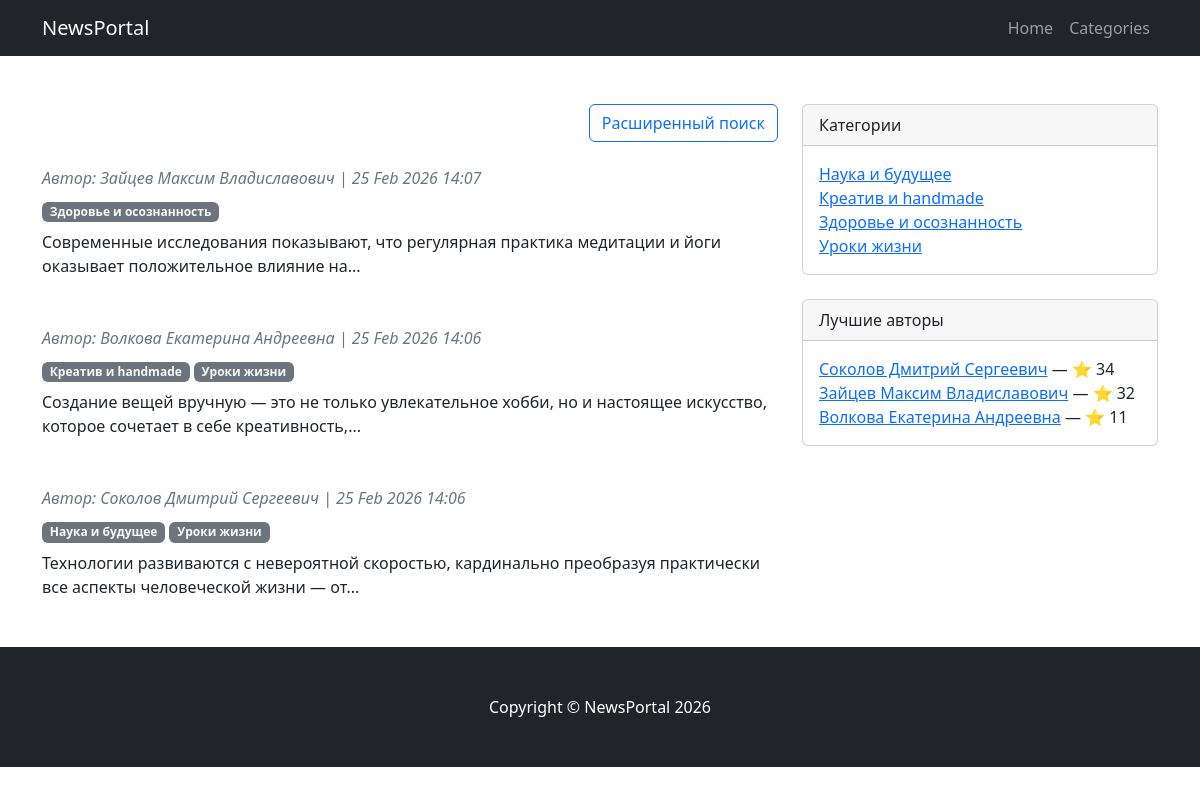
The page /news/ on the database as committed earlier.
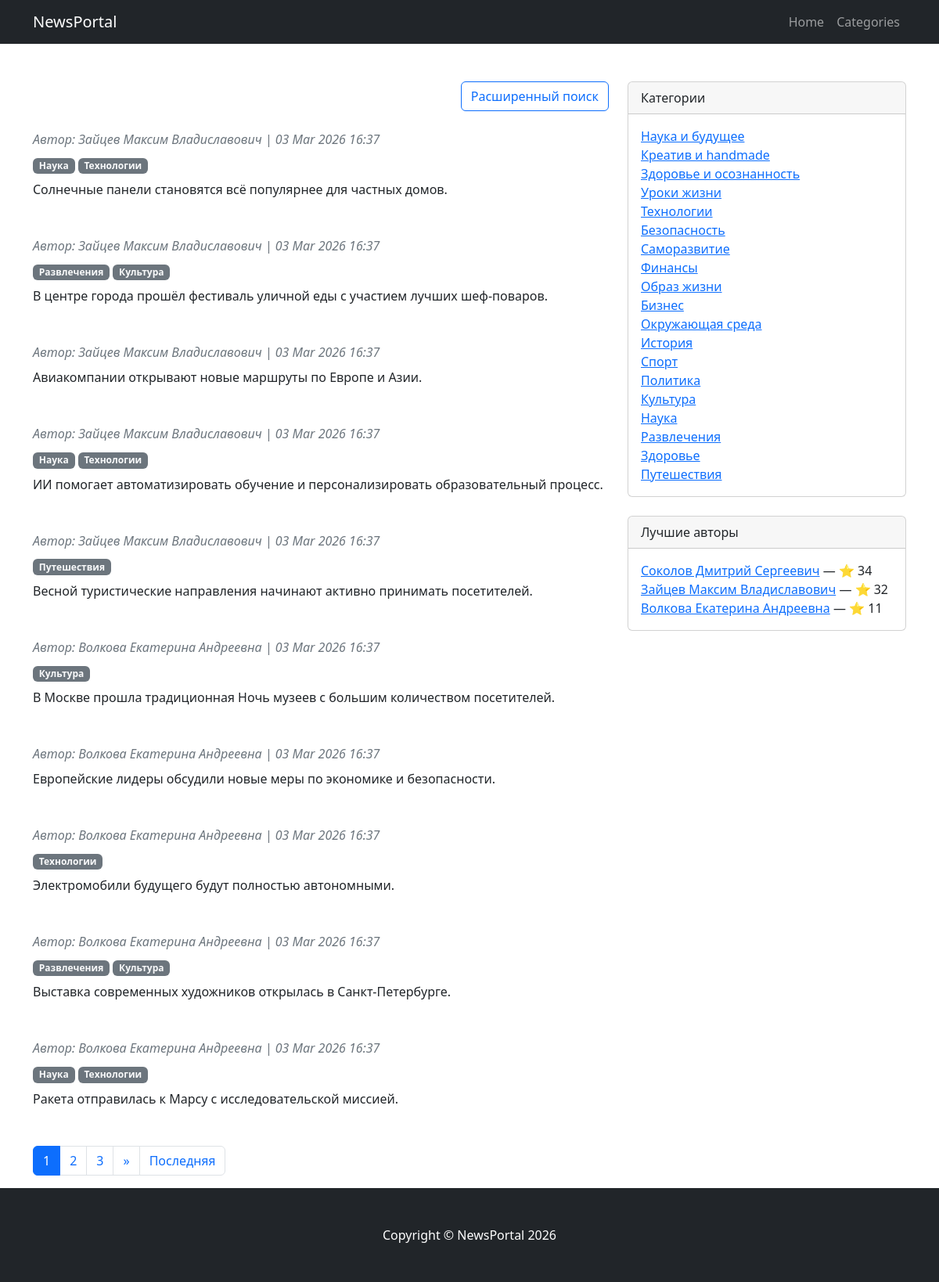
The same page on the database as committed later.
### NewsPortal/models.py (models this page shows, shortened)
class Post(models.Model):
    name = models.CharField(max_length=50)
    author = models.ForeignKey(Author, on_delete=models.CASCADE)
    type_post = models.CharField(max_length=20, choices=POST_CHOICES)
    time_create = models.DateTimeField(auto_now_add=True)
    categories = models.ManyToManyField(Categories, through='PostCategories')
    content = models.TextField()
    rating_post = models.IntegerField(default=0)
    def preview(self):
        snippet = self.content[:124]
        if len(self.content) > 124:
            snippet = snippet.rsplit(' ', 1)[0]
            return snippet + '...'
        return snippet

class Author(models.Model):
    user = models.OneToOneField(User, on_delete=models.CASCADE)
    rating_author = models.IntegerField(default=0)

class Categories(models.Model):
    name_categories = models.CharField(max_length=255, unique=True)

### NewsPortal/views.py (the view)
# urls.py: path('news/', PostListView.as_view(), name='post_list'),
class PostListView(ListView):
    model = Post
    template_name = 'post_list.html'
    context_object_name = 'posts'
    ordering = ['-time_create']
    paginate_by = 10
    def get_context_data(self, **kwargs):
        context = super().get_context_data(**kwargs)
        context['categories'] = Categories.objects.all()  # добавляем категории
        context['top_authors'] = Author.objects.order_by(
            '-rating_author'
        )[:5]
        return context
    def get_queryset(self):
        return Post.objects.annotate(num_comments=Count('comment')).order_by('-time_create')

### NewsPortal/templatetags/custom_filters.py (called while the page is built)
@register.filter
def censor(value):
    if not isinstance(value, str):
        return value
    pattern = r'\b(' + '|'.join(re.escape(word) for word in BAD_WORDS) + r')\b'
    def replace_with_stars(match):
        word = match.group()
        return word[0] + '*' * (len(word) - 1)
    return re.sub(pattern, replace_with_stars, value, flags=re.IGNORECASE)

### templates/post_list.html (shortened to what this page needs)
{% extends 'flatpages/default.html' %}
{% load custom_filters %}
{% block content %}
<div class="row">
    <div class="col-lg-8">
        <div class="mb-4 d-flex justify-content-end">
            <a href="{% url 'post_search' %}" class="btn btn-outline-primary">
                Расширенный поиск
            </a>
        </div>
        {% for post in posts %}
        <article class="mb-5">
            <header class="mb-2">
                <div class="text-muted fst-italic mb-2">
                    Автор: {{ post.author.user.username }} | {{ post.time_create|date:"d M Y H:i" }}
                </div>
                {% for category in post.categories.all %}
                    <a class="badge bg-secondary text-decoration-none link-light" href="{% url 'posts_by_category' category.id %}">
                        {{ category.name_categories }}
                    </a>
                {% endfor %}
            </header>
            <p>{{ post.preview | censor }}</p>
        </article>
        {% empty %}
        <p>Постов пока нет.</p>
        {% endfor %}
        {% if is_paginated %}
        <nav>
            <ul class="pagination">
                {% for num in paginator.page_range %}
                    {% if num >= page_obj.number|add:-2 and num <= page_obj.number|add:2 %}
                        {% if page_obj.number == num %}
                            <li class="page-item active"><span class="page-link">{{ num }}</span></li>
                        {% else %}
                            <li class="page-item"><a class="page-link" href="?page={{ num }}">{{ num }}</a></li>
                        {% endif %}
                    {% endif %}
                {% endfor %}
                {% if page_obj.has_next %}
                    <li class="page-item"><a class="page-link" href="?page={{ page_obj.next_page_number }}">»</a></li>
                    <li class="page-item"><a class="page-link" href="?page={{ paginator.num_pages }}">Последняя</a></li>
                {% endif %}
            </ul>
        </nav>
        {% endif %}
    </div>
    <div class="col-lg-4">
        <div class="card mb-4">
            <div class="card-header">Категории</div>
            <div class="card-body">
                <ul class="list-unstyled mb-0">
                    {% for category in categories %}
                        <li><a href="{% url 'posts_by_category' category.id %}">{{ category.name_categories }}</a></li>
                    {% endfor %}
                </ul>
            </div>
        </div>
        <div class="card mb-4">
            <div class="card-header">Лучшие авторы</div>
            <div class="card-body">
                <ul class="list-unstyled mb-0">
                    {% for author in top_authors %}
                        <li>
                            <a href="{% url 'author_detail' author.id %}">{{ author.user.username }}</a>
                            — ⭐ {{ author.rating_author }}
                        </li>
                    {% endfor %}
                </ul>
            </div>
        </div>
    </div>
</div>
{% endblock %}

Rows that differ between the two databases and show on the page:
no longer on this page (row unchanged): Post: author.user.username "Зайцев Максим Владиславович", time_create "25 Feb 2026 14:07", preview|censor "Современные исследования показывают, что регулярная практика медитации и йоги оказывает положительное влияние на...", Categories (name_categories "Здоровье и осознанность")
no longer on this page (row unchanged): Post: author.user.username "Волкова Екатерина Андреевна", time_create "25 Feb 2026 14:06", preview|censor "Создание вещей вручную — это не только увлекательное хобби, но и настоящее искусство, которое сочетает в себе креативность,...", Categories (name_categories "Креатив и handmade"), Categories (name_categories "Уроки жизни")
no longer on this page (row unchanged): Post: author.user.username "Соколов Дмитрий Сергеевич", time_create "25 Feb 2026 14:06", preview|censor "Технологии развиваются с невероятной скоростью, кардинально преобразуя практически все аспекты человеческой жизни — от...", Categories (name_categories "Наука и будущее"), Categories (name_categories "Уроки жизни")
added Post: author.user.username "Зайцев Максим Владиславович", time_create "03 Mar 2026 16:37", preview|censor "Солнечные панели становятся всё популярнее для частных домов."
added Categories: name_categories "Наука"
added Categories: name_categories "Технологии"
added Post: author.user.username "Зайцев Максим Владиславович", time_create "03 Mar 2026 16:37", preview|censor "В центре города прошёл фестиваль уличной еды с участием лучших шеф-поваров."
added Categories: name_categories "Развлечения"
added Categories: name_categories "Культура"
added Post: author.user.username "Зайцев Максим Владиславович", time_create "03 Mar 2026 16:37", preview|censor "Авиакомпании открывают новые маршруты по Европе и Азии."
added Post: author.user.username "Зайцев Максим Владиславович", time_create "03 Mar 2026 16:37", preview|censor "ИИ помогает автоматизировать обучение и персонализировать образовательный процесс."
added Post: author.user.username "Зайцев Максим Владиславович", time_create "03 Mar 2026 16:37", preview|censor "Весной туристические направления начинают активно принимать посетителей."
added Categories: name_categories "Путешествия"
added Post: author.user.username "Волкова Екатерина Андреевна", time_create "03 Mar 2026 16:37", preview|censor "В Москве прошла традиционная Ночь музеев с большим количеством посетителей."
added Post: author.user.username "Волкова Екатерина Андреевна", time_create "03 Mar 2026 16:37", preview|censor "Европейские лидеры обсудили новые меры по экономике и безопасности."
added Post: author.user.username "Волкова Екатерина Андреевна", time_create "03 Mar 2026 16:37", preview|censor "Электромобили будущего будут полностью автономными."
added Post: author.user.username "Волкова Екатерина Андреевна", time_create "03 Mar 2026 16:37", preview|censor "Выставка современных художников открылась в Санкт-Петербурге."
added Post: author.user.username "Волкова Екатерина Андреевна", time_create "03 Mar 2026 16:37", preview|censor "Ракета отправилась к Марсу с исследовательской миссией."
added Categories: name_categories "Безопасность"
added Categories: name_categories "Саморазвитие"
added Categories: name_categories "Финансы"
added Categories: name_categories "Образ жизни"
added Categories: name_categories "Бизнес"
added Categories: name_categories "Окружающая среда"
added Categories: name_categories "История"
added Categories: name_categories "Спорт"
added Categories: name_categories "Политика"
added Categories: name_categories "Здоровье"
Other text that changed with them:
new list line: "1"
new list line: "2"
new list line: "3"
text now shown: "» Последняя"
